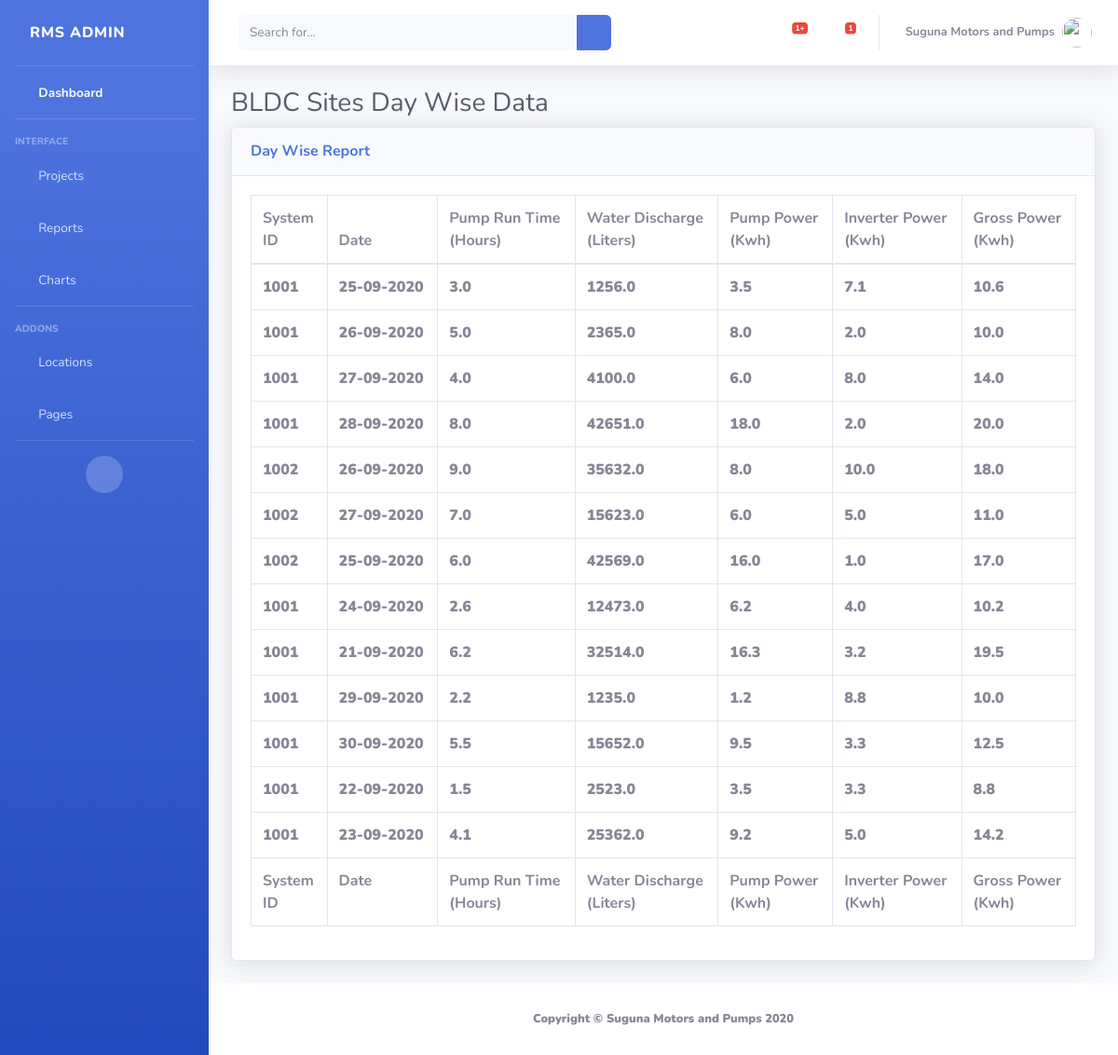
/dayReport/, run on the app's committed database.
### rms/models.py (models this page shows, shortened)
class dd(models.Model):
	Project = models.CharField(max_length=50,null=True,blank=True)
	System_RID_No = models.CharField(max_length=30,null=True,blank=True)
	Date = models.DateField(null=True,blank=True)
	RunTime_Hrs = models.FloatField(null=True,blank=True)
	Water_Discharge_Lts = models.FloatField(null=True,blank=True)
	Pump_Consumption_KWH = models.FloatField(null=True,blank=True)
	Inverter_Input_KWH = models.FloatField(null=True,blank=True)
	Inverter_Output_KWH = models.FloatField(null=True,blank=True)
	Total_KWH_Generation = models.FloatField(null=True,blank=True)
	Gross_KWH = models.FloatField(null=True,blank=True)

### rms/views.py (the view)
# urls.py: path('dayReport/', views.dayR, name='dayRep'),
def dayR(request):
	table_data = dd.objects.all()
	return render(request, 'dayR.html', {'table_data': table_data})

### templates/dayR.html (shortened to what this page needs)
<!DOCTYPE html>
{% load static %}
<html lang="en">
<head>
  <link href="{% static 'vendor/fontawesome-free/css/all.min.css' %}" rel="stylesheet" type="text/css">
  <link href="{% static 'css/sb-admin-2.min.css' %}" rel="stylesheet">
  <link href="{% static 'vendor/datatables/dataTables.bootstrap4.min.css' %}" rel="stylesheet">
</head>
<body id="page-top">
  <div id="wrapper">
    <ul class="navbar-nav bg-gradient-primary sidebar sidebar-dark accordion" id="accordionSidebar">
      <a class="sidebar-brand d-flex align-items-center justify-content-left" href="{% url 'home' %}">
        <div class="sidebar-brand-text mx-3">RMS Admin</div>
      </a>
      <hr class="sidebar-divider my-0">
      <li class="nav-item active">
        <a class="nav-link" href="{% url 'home' %}">
          <i class="fas fa-fw fa-tachometer-alt"></i>
          <span>Dashboard</span></a>
      </li>
      <hr class="sidebar-divider">
      <div class="sidebar-heading">
        Interface
      </div>
      <li class="nav-item">
        <a class="nav-link collapsed" href="#" data-toggle="collapse" data-target="#collapseTwo" aria-expanded="true" aria-controls="collapseTwo">
          <i class="fas fa-fw fa-cog"></i>
          <span>Projects</span>
        </a>
      </li>
      <li class="nav-item">
        <a class="nav-link collapsed" href="#" data-toggle="collapse" data-target="#collapseNew" aria-expanded="true" aria-controls="collapseNew">
          <i class="fas fa-fw fa-table"></i>
          <span>Reports</span>
        </a>
      </li>
      <li class="nav-item">
        <a class="nav-link" href="#">
          <i class="fas fa-fw fa-chart-area"></i>
          <span>Charts</span></a>
      </li>
      <hr class="sidebar-divider">
      <div class="sidebar-heading">
        Addons
      </div>
      <li class="nav-item">
        <a class="nav-link collapsed" href="#" data-toggle="collapse" data-target="#collapseUtilities" aria-expanded="true" aria-controls="collapseUtilities">
          <i class="fas fa-fw fa-wrench"></i>
          <span>Locations</span>
        </a>
      </li>
      <li class="nav-item">
        <a class="nav-link collapsed" href="#" data-toggle="collapse" data-target="#collapsePages" aria-expanded="true" aria-controls="collapsePages">
          <i class="fas fa-fw fa-folder"></i>
          <span>Pages</span>
        </a>
      </li>
      <hr class="sidebar-divider d-none d-md-block">
      <div class="text-center d-none d-md-inline">
        <button class="rounded-circle border-0" id="sidebarToggle"></button>
      </div>
    </ul>
    <div id="content-wrapper" class="d-flex flex-column">
      <div id="content">
        <nav class="navbar navbar-expand navbar-light bg-white topbar mb-4 static-top shadow">
          <form action="{% url 'searchid' %}" class="d-none d-sm-inline-block form-inline mr-auto ml-md-3 my-2 my-md-0 mw-100 navbar-search" method="POST">
            <div class="input-group">
              <input type="search" class="form-control bg-light border-0 small" placeholder="Search for..." aria-label="Search" aria-describedby="basic-addon2" name='idno'>
              <div class="input-group-append">
                <button class="btn btn-primary" type="submit">
                  <i class="fas fa-search fa-sm"></i>
                </button>
              </div>
            </div>
          </form>
          <ul class="navbar-nav ml-auto">
            <li class="nav-item dropdown no-arrow mx-1">
              <a class="nav-link dropdown-toggle" href="#" id="alertsDropdown" role="button" data-toggle="dropdown" aria-haspopup="true" aria-expanded="false">
                <i class="fas fa-bell fa-fw"></i>
                <span class="badge badge-danger badge-counter">1+</span>
              </a>
            </li>
            <li class="nav-item dropdown no-arrow mx-1">
              <a class="nav-link dropdown-toggle" href="#" id="messagesDropdown" role="button" data-toggle="dropdown" aria-haspopup="true" aria-expanded="false">
                <i class="fas fa-envelope fa-fw"></i>
                <span class="badge badge-danger badge-counter">1</span>
              </a>
            </li>
            <li class="nav-item dropdown no-arrow">
              <a class="nav-link dropdown-toggle" href="#" id="userDropdown" role="button" data-toggle="dropdown" aria-haspopup="true" aria-expanded="false">
                <span class="mr-2 d-none d-lg-inline text-gray-600 small"><b>Suguna Motors and Pumps<b></span>
                <img class="img-profile rounded-circle" src="{% static 'img/pump.png' %}" >
              </a>
            </li>
          </ul>
        </nav>
        <div class="container-fluid">
          <h1 class="h3 mb-2 text-gray-800">BLDC Sites Day Wise Data</h1>
          <div class="card shadow mb-4">
            <div class="card-header py-3">
              <h6 class="m-0 font-weight-bold text-primary">Day Wise Report</h6>
            </div>
            <div class="card-body">
              <div class="table-responsive">
                <table class="table table-bordered" id="dataTable" width="100%" cellspacing="0">
                  <thead>
                    <tr>
                      <th>System<br>ID</br></th>
                      <th>Date</th>
                      <th>Pump Run Time<br>(Hours)</br></th>
                      <th>Water Discharge<br>(Liters)</br></th>
                      <th>Pump Power<br>(Kwh)</br></th>
                      <th>Inverter Power<br>(Kwh)</br></th>
                      <th>Gross Power<br>(Kwh)</br></th>
                    </tr>
                  </thead>
                  <tfoot>
                    <tr>
                      <th>System<br>ID</br></th>
                      <th>Date</th>
                      <th>Pump Run Time<br>(Hours)</br></th>
                      <th>Water Discharge<br>(Liters)</br></th>
                      <th>Pump Power<br>(Kwh)</br></th>
                      <th>Inverter Power<br>(Kwh)</br></th>
                      <th>Gross Power<br>(Kwh)</br></th>
                    </tr>
                  </tfoot>
                  <tbody>
              {% for x in table_data %}
                    <tr>
                      <td>{{x.System_RID_No}}</td>
                      <td>{{x.Date | date:"d-m-Y"}}</td>
                      <td>{{x.RunTime_Hrs}}</td>
                      <td>{{x.Water_Discharge_Lts}}</td>
                      <td>{{x.Pump_Consumption_KWH}}</td>
                      <td>{{x.Inverter_Output_KWH}}</td>
                      <td>{{x.Gross_KWH}}</td>
                    </tr>
              {% endfor %}
                  </tbody>
                </table>
              </div>
            </div>
          </div>
        </div>
      </div>
      <footer class="sticky-footer bg-white">
        <div class="container my-auto">
          <div class="copyright text-center my-auto">
            <span>Copyright &copy; Suguna Motors and Pumps 2020</span>
          </div>
        </div>
      </footer>
    </div>
  </div>
</body>
</html>

### data on the page
dd: System_RID_No "1001", Date "25-09-2020", RunTime_Hrs "3.0", Water_Discharge_Lts "1256.0", Pump_Consumption_KWH "3.5", Inverter_Output_KWH "7.1", Gross_KWH "10.6"
dd: System_RID_No "1001", Date "26-09-2020", RunTime_Hrs "5.0", Water_Discharge_Lts "2365.0", Pump_Consumption_KWH "8.0", Inverter_Output_KWH "2.0", Gross_KWH "10.0"
dd: System_RID_No "1001", Date "27-09-2020", RunTime_Hrs "4.0", Water_Discharge_Lts "4100.0", Pump_Consumption_KWH "6.0", Inverter_Output_KWH "8.0", Gross_KWH "14.0"
dd: System_RID_No "1001", Date "28-09-2020", RunTime_Hrs "8.0", Water_Discharge_Lts "42651.0", Pump_Consumption_KWH "18.0", Inverter_Output_KWH "2.0", Gross_KWH "20.0"
dd: System_RID_No "1002", Date "26-09-2020", RunTime_Hrs "9.0", Water_Discharge_Lts "35632.0", Pump_Consumption_KWH "8.0", Inverter_Output_KWH "10.0", Gross_KWH "18.0"
dd: System_RID_No "1002", Date "27-09-2020", RunTime_Hrs "7.0", Water_Discharge_Lts "15623.0", Pump_Consumption_KWH "6.0", Inverter_Output_KWH "5.0", Gross_KWH "11.0"
dd: System_RID_No "1002", Date "25-09-2020", RunTime_Hrs "6.0", Water_Discharge_Lts "42569.0", Pump_Consumption_KWH "16.0", Inverter_Output_KWH "1.0", Gross_KWH "17.0"
dd: System_RID_No "1001", Date "24-09-2020", RunTime_Hrs "2.6", Water_Discharge_Lts "12473.0", Pump_Consumption_KWH "6.2", Inverter_Output_KWH "4.0", Gross_KWH "10.2"
dd: System_RID_No "1001", Date "21-09-2020", RunTime_Hrs "6.2", Water_Discharge_Lts "32514.0", Pump_Consumption_KWH "16.3", Inverter_Output_KWH "3.2", Gross_KWH "19.5"
dd: System_RID_No "1001", Date "29-09-2020", RunTime_Hrs "2.2", Water_Discharge_Lts "1235.0", Pump_Consumption_KWH "1.2", Inverter_Output_KWH "8.8", Gross_KWH "10.0"
dd: System_RID_No "1001", Date "30-09-2020", RunTime_Hrs "5.5", Water_Discharge_Lts "15652.0", Pump_Consumption_KWH "9.5", Inverter_Output_KWH "3.3", Gross_KWH "12.5"
dd: System_RID_No "1001", Date "22-09-2020", RunTime_Hrs "1.5", Water_Discharge_Lts "2523.0", Pump_Consumption_KWH "3.5", Inverter_Output_KWH "3.3", Gross_KWH "8.8"
dd: System_RID_No "1001", Date "23-09-2020", RunTime_Hrs "4.1", Water_Discharge_Lts "25362.0", Pump_Consumption_KWH "9.2", Inverter_Output_KWH "5.0", Gross_KWH "14.2"
